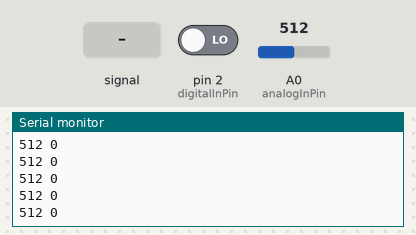
A sketch run on a simulated Arduino Uno, built with avr-gcc and run on an emulated ATmega328P. Parts: the last lines printed to the serial monitor. The test bench sets the inputs (shaded band); at power-on: A0 (analogInPin) = 512, pin 2 (digitalInPin) LOW.

Above: at 1.2 s.
1.3 s: A0 (analogInPin) fed a 200 Hz sine of ±81 counts around its level
At 1.8 s:
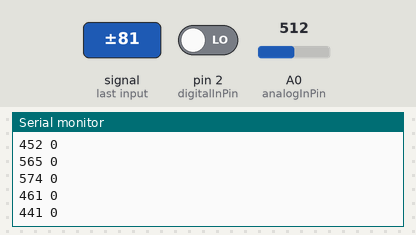
2.8 s: A0 (analogInPin) set to 716
At 3.3 s:
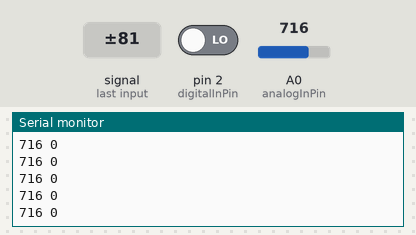
4.3 s: pin 2 (digitalInPin) driven HIGH
5.8 s: A0 (analogInPin) set to 900
At 6.3 s:
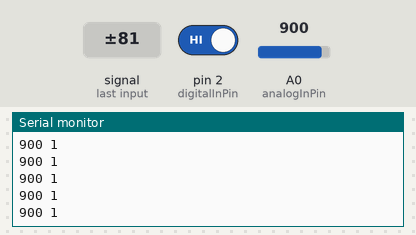
7.3 s: pin 2 (digitalInPin) driven LOW
At 7.9 s:
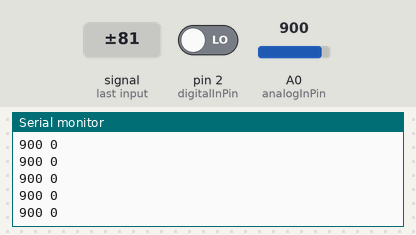
Timing chart, 0 to 9.8 s (numbered marks = the images above; inputs shaded):
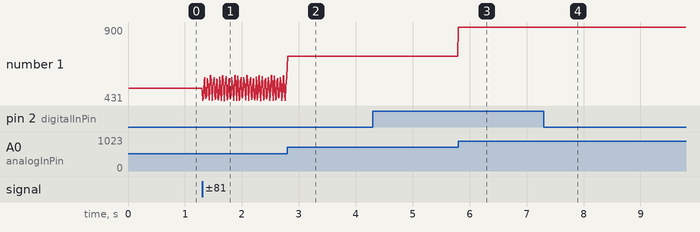

Measured:
- after the input at 1.3 s, the serial monitor: prints a new line at once (image 1)
- after the input at 5.8 s, the serial monitor: prints a new line at once (image 3)
- after the input at 7.3 s, the serial monitor: prints a new line at once (image 4)
- plotted number 1: 512 → 584 after the input at 1.3 s, 716 → 900 after the input at 5.8 s

The sketch:

03_serial_write_multipleValues.ino
```cpp
// use one of these analog sensors from your Grove Kit
// https://wiki.seeedstudio.com/Grove-Rotary_Angle_Sensor/
// https://wiki.seeedstudio.com/Grove-Light_Sensor/
// https://wiki.seeedstudio.com/Grove-Temperature_Sensor/ > look at code example
// https://wiki.seeedstudio.com/Grove-Sound_Sensor/ > look at code example


// use one of these digital sensors from your Grove Kit
// https://wiki.seeedstudio.com/Grove-Button/
// https://wiki.seeedstudio.com/Grove-Touch_Sensor/

// These constants won't change. They're used to give names to the pins used:
const int analogInPin = 0; // or A0  // digital input pin that the sensor is attached to
const int digitalInPin = 2; // or A0  // digital input pin that the sensor is attached to

int potiValue = 0;        // value from potentiometer
int switchValue = 0;      // value from switch

unsigned long lastSent = 0;
int updateSerial = 10; // interval to send value via serial port


void setup() {
  // initialize serial communications at 57600 bps:
  Serial.begin(57600);

  // define digital inputs
  pinMode(digitalInPin,INPUT);
}

void loop() {

  // read the analog pin
  potiValue = analogRead(analogInPin);

  // read the digital pin
  switchValue = digitalRead(digitalInPin);

  // Do not try to send Serial stuff too often, be prevent this by checking when we sent the last time
  if((millis() - lastSent) > updateSerial){

    // print sensor value
    Serial.print(potiValue);
    // SPACE
    Serial.print(" ");
    // print switch value
    Serial.println(switchValue);

    // update timestamp last sent
    lastSent = millis();
  }

}
```
